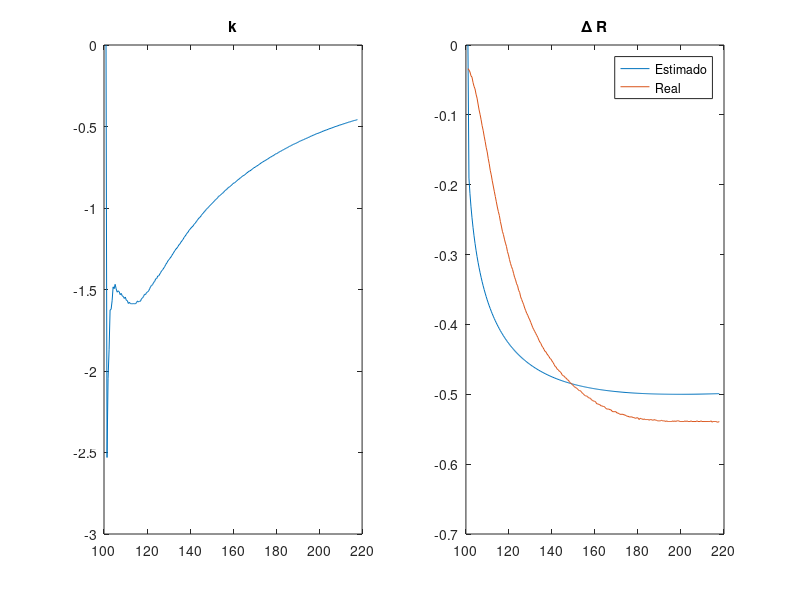
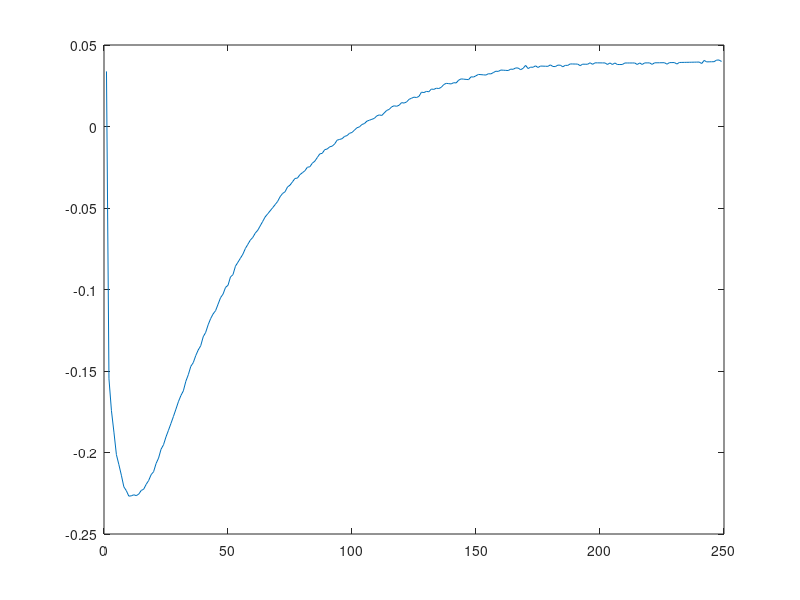

Here is the MATLAB script that generated these plots, in order:
%% Trabajo con los datos del sensor bueno basándonos en Bazewicz1997 y
% Porte2021
% Jorge F. García-Samartín
% www.gsamartin.es
% 2023-04-11

close all;
clear;
load('car_sensor.mat')
L = ida_el(503:end);
V = ida(503:end);

% Calculamos la resistencia
I = 5e-6;
R = V/I;
R0 = 2.13e6;
d0 = 2;
L0 = 100;
L = L + L0;

%% Calculamos el coeficiente de strain sensitivity
k = zeros(size(L));
strain = zeros(size(L));
for i = 2:size(k,2)
    strain(i) = (L(i) - L0) / L0;
    k(i) = (R(i) - R0) / R0 / strain(i);
end
f1 = figure;
subplot(1,2,1);
plot(L, k);
title('k');

%% Calculamos el cambio de resistencia
nu = 0.499;
d = zeros(size(L));
dR = zeros(size(L));
for i = 2:size(dR,2)
    d(i) = d0 * (1 + strain(i)^nu);
    dR(i) = (d0/d(i))^2 * (L(i)/L0) - 1;
end

Rp = (R - R0) / R0;

subplot(1,2,2,'Parent', f1);
plot(L, dR);
hold on;
plot(L, Rp);
title('\Delta R');
legend('Estimado', 'Real');

% Figuras
A = dR - Rp;
f2 = figure;
plot(A);